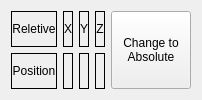
         <widget class="QWidget" name="page_5">
          <layout class="QGridLayout" name="gridLayout">
           <item row="1" column="0">
            <widget class="QLabel" name="label">
             <property name="frameShape">
              <enum>QFrame::Box</enum>
             </property>
             <property name="text">
              <string>Reletive</string>
             </property>
             <property name="alignment">
              <set>Qt::AlignCenter</set>
             </property>
            </widget>
           </item>
           <item row="1" column="4" rowspan="2">
            <widget class="QPushButton" name="droAbsoluteBtn">
             <property name="sizePolicy">
              <sizepolicy hsizetype="Preferred" vsizetype="Preferred">
               <horstretch>0</horstretch>
               <verstretch>0</verstretch>
              </sizepolicy>
             </property>
             <property name="text">
              <string>Change to
Absolute</string>
             </property>
             <property name="page" stdset="0">
              <number>1</number>
             </property>
             <attribute name="buttonGroup">
              <string notr="true">droNavBtns</string>
             </attribute>
            </widget>
           </item>
           <item row="2" column="0">
            <widget class="QLabel" name="label_5">
             <property name="frameShape">
              <enum>QFrame::Box</enum>
             </property>
             <property name="text">
              <string>Position</string>
             </property>
             <property name="alignment">
              <set>Qt::AlignCenter</set>
             </property>
            </widget>
           </item>
           <item row="2" column="1">
            <widget class="StatusLabel" name="statuslabel">
             <property name="font">
              <font>
               <family>DejaVu Sans</family>
               <pointsize>12</pointsize>
              </font>
             </property>
             <property name="frameShape">
              <enum>QFrame::Box</enum>
             </property>
             <property name="alignment">
              <set>Qt::AlignCenter</set>
             </property>
             <property name="rules" stdset="0">
              <string>[{&quot;channels&quot;: [{&quot;url&quot;: &quot;position:rel?string&amp;axis=x&quot;, &quot;trigger&quot;: true}], &quot;property&quot;: &quot;Text&quot;, &quot;expression&quot;: &quot;ch[0]&quot;, &quot;name&quot;: &quot;Reletive Position&quot;}]</string>
             </property>
            </widget>
           </item>
           <item row="2" column="2">
            <widget class="StatusLabel" name="statuslabel_4">
             <property name="font">
              <font>
               <family>DejaVu Sans</family>
               <pointsize>12</pointsize>
              </font>
             </property>
             <property name="frameShape">
              <enum>QFrame::Box</enum>
             </property>
             <property name="alignment">
              <set>Qt::AlignCenter</set>
             </property>
             <property name="rules" stdset="0">
              <string>[{&quot;channels&quot;: [{&quot;url&quot;: &quot;position:rel?string&amp;axis=y&quot;, &quot;trigger&quot;: true}], &quot;property&quot;: &quot;Text&quot;, &quot;expression&quot;: &quot;ch[0]&quot;, &quot;name&quot;: &quot;Reletive Position&quot;}]</string>
             </property>
            </widget>
           </item>
           <item row="2" column="3">
            <widget class="StatusLabel" name="statuslabel_7">
             <property name="font">
              <font>
               <family>DejaVu Sans</family>
               <pointsize>12</pointsize>
              </font>
             </property>
             <property name="frameShape">
              <enum>QFrame::Box</enum>
             </property>
             <property name="alignment">
              <set>Qt::AlignCenter</set>
             </property>
             <property name="rules" stdset="0">
              <string>[{&quot;channels&quot;: [{&quot;url&quot;: &quot;position:rel?string&amp;axis=z&quot;, &quot;trigger&quot;: true}], &quot;property&quot;: &quot;Text&quot;, &quot;expression&quot;: &quot;ch[0]&quot;, &quot;name&quot;: &quot;Reletive Position&quot;}]</string>
             </property>
            </widget>
           </item>
           <item row="1" column="1">
            <widget class="StatusLabel" name="statuslabel_24">
             <property name="styleSheet">
              <string notr="true"/>
             </property>
             <property name="frameShape">
              <enum>QFrame::Box</enum>
             </property>
             <property name="lineWidth">
              <number>1</number>
             </property>
             <property name="text">
              <string>X</string>
             </property>
             <property name="alignment">
              <set>Qt::AlignCenter</set>
             </property>
             <property name="rules" stdset="0">
              <string>[{&quot;channels&quot;: [{&quot;url&quot;: &quot;status:joint.0.homed&quot;, &quot;trigger&quot;: true}], &quot;property&quot;: &quot;Style Sheet&quot;, &quot;expression&quot;: &quot;'border-color: #00EE00' if ch[0] == 1 else ''&quot;, &quot;name&quot;: &quot;X Axis Homed&quot;}]</string>
             </property>
            </widget>
           </item>
           <item row="1" column="2">
            <widget class="StatusLabel" name="statuslabel_25">
             <property name="frameShape">
              <enum>QFrame::Box</enum>
             </property>
             <property name="text">
              <string>Y</string>
             </property>
             <property name="alignment">
              <set>Qt::AlignCenter</set>
             </property>
             <property name="rules" stdset="0">
              <string>[{&quot;channels&quot;: [{&quot;url&quot;: &quot;status:joint.1.homed&quot;, &quot;trigger&quot;: true}], &quot;property&quot;: &quot;Style Sheet&quot;, &quot;expression&quot;: &quot;'border-color: #00EE00;' if ch[0] else ''&quot;, &quot;name&quot;: &quot;Y Axis Homed&quot;}]</string>
             </property>
            </widget>
           </item>
           <item row="1" column="3">
            <widget class="StatusLabel" name="statuslabel_26">
             <property name="frameShape">
              <enum>QFrame::Box</enum>
             </property>
             <property name="text">
              <string>Z</string>
             </property>
             <property name="alignment">
              <set>Qt::AlignCenter</set>
             </property>
             <property name="rules" stdset="0">
              <string>[{&quot;channels&quot;: [{&quot;url&quot;: &quot;status:joint.2.homed&quot;, &quot;trigger&quot;: true}], &quot;property&quot;: &quot;Style Sheet&quot;, &quot;expression&quot;: &quot;'border-color: #00EE00;' if ch[0] else ''&quot;, &quot;name&quot;: &quot;Z Axis Homed&quot;}]</string>
             </property>
            </widget>
           </item>
          </layout>
         </widget>
